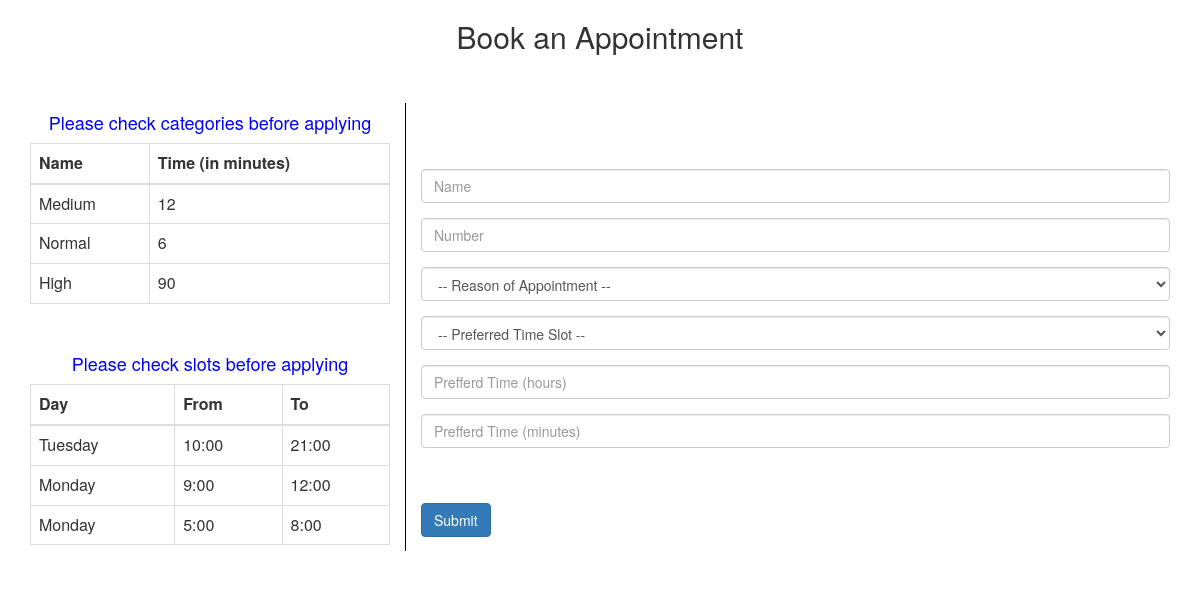
The app's page /index.php/user/submit_date with its own data.
### tables this page shows
CREATE TABLE IF NOT EXISTS `category` (
  `cat_id` int(11) NOT NULL AUTO_INCREMENT,
  `cat_name` varchar(200) NOT NULL,
  `cat_minutes` int(11) NOT NULL,
  PRIMARY KEY (`cat_id`)
);

CREATE TABLE IF NOT EXISTS `days` (
  `day_id` int(11) NOT NULL AUTO_INCREMENT,
  `day_name` varchar(200) NOT NULL,
  PRIMARY KEY (`day_id`)
);

CREATE TABLE IF NOT EXISTS `slots` (
  `slot_id` int(11) NOT NULL AUTO_INCREMENT,
  `day_id` int(11) NOT NULL,
  `start_hour` varchar(11) NOT NULL,
  `start_minute` varchar(11) NOT NULL,
  `end_hour` varchar(11) NOT NULL,
  `end_minute` varchar(11) NOT NULL,
  PRIMARY KEY (`slot_id`)
);

### application/controllers/User.php (called while the page is built, shortened)
<?php
class User extends CI_Controller
{
    public function __construct()
    {
        $this->load->helper('url');
        $this->load->library('session');
    }
    public function submit_date(){
        $date=$_POST['date'];
        $this->load->Model('UserModel');
        $sheet=$this->UserModel->submit_date($date);
        $this->load->view("user/apply",$sheet);
    }
}
?>

### index.php (called while the page is built, shortened)
<?php
require_once BASEPATH.'core/CodeIgniter.php';

### application/models/UserModel.php (called while the page is built, shortened)
<?php
Class UserModel extends CI_Model
{
    public function submit_date($date){
        $result=array();
        $sql="SElECT * FROM category";
        $query=$this->db->query($sql);
        $result['catdata']=$query->result_array();
        $sql="SELECT * FROM slots";
        $query=$this->db->query($sql);
        $result['slotdata']=$query->result_array();
        $sql="SELECT * FROM days";
        $query=$this->db->query($sql);
        $result['daydata']=$query->result_array();
        $day_id=date('w', strtotime($date));
        $sql="SELECT * from slots where day_id='$day_id'";
        $query=$this->db->query($sql);
        $result['timedata']=$query->result_array();
        $result['datedata']=$date;
        return $result;
    }
}
?>

### application/views/user/apply.php (the view, shortened to what this page needs)
<html>
<head>
    <link rel="stylesheet" href="https://maxcdn.bootstrapcdn.com/bootstrap/3.3.7/css/bootstrap.min.css">
</head>
<body>
<h2 style="text-align:center;">Book an Appointment</h2>
<br><br>
<div class="container">
    <div class="row">
        <div class="col-md-4">
            <h4 style="text-align:center; color:blue;">Please check categories before applying</h4>
            <table class="table table-bordered">
                <thead>
                <tr>
                    <th>Name</th>
                    <th>Time (in minutes)</th>
                </tr>
                </thead>
                <tbody>
                <?php
                foreach ($catdata as $val) {
                    ?>
                    <tr>
                        <td><?php echo $val['cat_name']; ?></td>
                        <td><?php echo $val['cat_minutes']; ?></td>
                    </tr>
                    <?php
                }
                ?>
                </tbody>
            </table>
            <br>
            <h4 style="text-align:center; color:blue;">Please check slots before applying</h4>
            <table class="table table-bordered">
                <thead>
                <tr>
                    <th>Day</th>
                    <th>From</th>
                    <th>To</th>
                </tr>
                </thead>
                <tbody>
                <?php
                foreach ($slotdata as $val) {
                    ?>
                    <tr>
                        <td>
                            <?php
                            foreach($daydata as $val2){
                                if($val2['day_id']==$val['day_id']){
                                    echo $val2['day_name'];
                                }
                            }
                            ?>
                        </td>
                        <td><?php echo $val['start_hour']; ?>:<?php echo $val['start_minute']; ?></td>
                        <td><?php echo $val['end_hour']; ?>:<?php echo $val['end_minute']; ?></td>
                    </tr>
                    <?php
                }
                ?>
                </tbody>
            </table>
        </div>
        <div class="col-md-8" style="border-left: 1px solid black;">
            <br><br>
            <?php
            if(isset($appdata)) {
                    ?>
                    <form action="<?= CTRL ?>User/add_appointment" id="new_form" method="post">
                        <input type="name" placeholder="Name" name="date" style="visibility: hidden;"
                               value="<?php echo $date; ?>" required>
                        <div class="form-group">
                            <input type="name" class="form-control" placeholder="Name" name="name" value="<?php echo $name; ?>" required>
                        </div>
                        <div class="form-group">
                            <input type="name" class="form-control" placeholder="Number" name="number" value="<?php echo $number; ?>" required>
                        </div>
                        <div class="form-group">
                            <select type="name" class="form-control" name="category" required>
                                <option disabled selected value> -- Reason of Appointment --</option>
                                <?php
                                foreach ($catdata as $val) {
                                    ?>
                                    <option value="<?php echo $val['cat_id']; ?>"><?php echo $val['cat_name']; ?></option>
                                    <?php
                                }
                                ?>
                            </select>
                        </div>
                        <div class="form-group">
                            <select type="name" class="form-control" name="slot" required>
                                <option disabled selected value> -- Preferred Time Slot --</option>
                                <?php
                                foreach ($timedata as $val) {
                                    ?>
                                    <option value="<?php echo $val['slot_id']; ?>"><?php echo $val['start_hour']; ?>
                                        :<?php echo $val['start_minute']; ?> - <?php echo $val['end_hour']; ?>
                                        :<?php echo $val['end_minute']; ?></option>
                                    <?php
                                }
                                ?>
                            </select>
                        </div>
                        <div class="form-group">
                            <input type="number" class="form-control" placeholder="Prefferd Time (hours)" name="thour"
                                   min="0" max="24" value="<?php echo $thour; ?>" required>
                        </div>
                        <div class="form-group">
                            <input type="number" class="form-control" placeholder="Prefferd Time (minutes)" name="tmin"
                                   min="0" max="59" value="<?php echo $tmin; ?>" required>
                        </div>
                        <br><br>
                        <button type="submit" class="btn btn-primary">Submit</button>
                    </form>
                    <?php
            }
            else {
                ?>
                <form action="<?= CTRL ?>User/add_appointment" id="new_form" method="post">
                    <div class="form-group">
                        <input type="name" class="form-control" placeholder="Name" name="name" required>
                    </div>
                    <div class="form-group">
                        <input type="name" class="form-control" placeholder="Number" name="number" required>
                    </div>
                    <div class="form-group">
                        <select type="name" class="form-control" name="category" required>
                            <option disabled selected value> -- Reason of Appointment --</option>
                        </select>
                    </div>
                    <div class="form-group">
                        <select type="name" class="form-control" name="slot" required>
                            <option disabled selected value> -- Preferred Time Slot --</option>
                        </select>
                    </div>
                    <div class="form-group">
                        <input type="number" class="form-control" placeholder="Prefferd Time (hours)" name="thour"
                               min="0" max="24" required>
                    </div>
                    <div class="form-group">
                        <input type="number" class="form-control" placeholder="Prefferd Time (minutes)" name="tmin"
                               min="0" max="59" required>
                    </div>
                    <br><br>
                    <button type="submit" class="btn btn-primary">Submit</button>
                </form>
                <?php
            }
            ?>
        </div>
    </div>
</div>
</body>
</html>

### records on screen
category: cat_name "Medium", cat_minutes "12"
category: cat_name "Normal", cat_minutes "6"
category: cat_name "High", cat_minutes "90"
slots: start_hour "10", start_minute "00", end_hour "21", end_minute "00"
days: day_name "Tuesday"
slots: start_hour "9", start_minute "00", end_hour "12", end_minute "00"
days: day_name "Monday"
slots: start_hour "5", start_minute "00", end_hour "8", end_minute "00"
